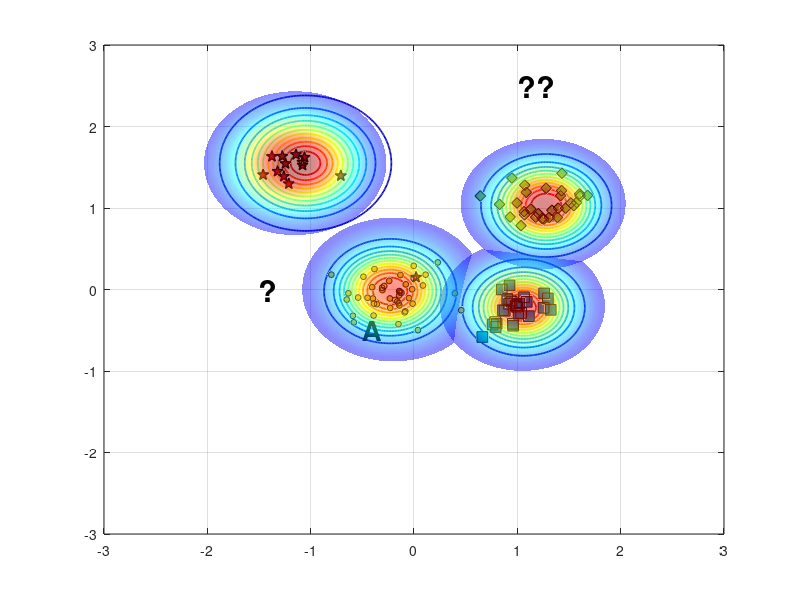

The MATLAB source for this figure: (Note: this script raises an error after producing the figure.)
%% Reproduce EVM-style demo figure (no toolboxes)
clear; close all; clc; rng(7);

% ---------- 1) 合成四类二维数据 ----------
% 类中心（大致对应图中位置）
C_star  = [-1.15  1.55];   % 红色星
C_diam  = [ 1.25  1.05];   % 绿色菱形
C_square= [ 1.05 -0.20];   % 蓝色方块
C_dot   = [-0.20  0.00];   % 蓝色小点（被 A 标注影响的那簇）

% 协方差（控制每簇形状）
S = @(sx,sy,rho)[sx^2 rho*sx*sy; rho*sx*sy sy^2];
Sig_star   = S(0.18,0.20, 0.05);
Sig_diam   = S(0.22,0.18,-0.10);
Sig_square = S(0.20,0.16, 0.05);
Sig_dot    = S(0.25,0.18, 0.00);

% 从高斯采样（不用 mvnrnd）
sample = @(N,mu,SIG) (randn(N,2)*chol(SIG,'lower') + mu);

X_star   = sample(12,C_star,   Sig_star);
X_diam   = sample(30,C_diam,   Sig_diam);
X_square = sample(28,C_square, Sig_square);
X_dot    = sample(45,C_dot,    Sig_dot);

% 加一个“离群星”靠近 A（见原图左中）
X_star = [X_star; 0.02 0.15];

% ---------- 2) 底面散点与样式 ----------
figure('Color','w','Position',[100,100,800,600]);
hold on; box on; grid on;
z0 = 0; % 所有散点都放在 z=0 的平面

% 确保按照绘制顺序叠放，便于把散点置顶
set(gca,'SortMethod','childorder');

h_star   = scatter3(X_star(:,1),  X_star(:,2),  z0+zeros(size(X_star,1),1),  70, ...
        'pentagram', 'filled', 'MarkerEdgeColor','k', 'MarkerFaceColor',[0.635294 0.0784314 0.184314], 'LineWidth',1.0); % 红色五角星 #A2142F
h_diam   = scatter3(X_diam(:,1),  X_diam(:,2),  z0+zeros(size(X_diam,1),1),  60, ...
        'd', 'filled', 'MarkerEdgeColor','k', 'MarkerFaceColor',[0.466667 0.674510 0.188235]); % 绿色菱形 #77AC30
h_square = scatter3(X_square(:,1),X_square(:,2),z0+zeros(size(X_square,1),1),60, ...
        's', 'filled', 'MarkerEdgeColor','k', 'MarkerFaceColor',[0 0.447059 0.741176]); % 蓝色正方形 #0072BD
h_dot    = scatter3(X_dot(:,1),   X_dot(:,2),   z0+zeros(size(X_dot,1),1),   18, ...
        'o', 'filled', 'MarkerEdgeColor','k', 'MarkerFaceColor',[0.929412 0.694118 0.125490]); % 黄色圆形 #EDB120


% ---------- 3) ψ-model 等值环（彩色同心） ----------
% 采用带形状参的径向函数 psi(r) = exp(-(r/s)^t)
psi = @(X,Y,cx,cy,s,t) exp( - ( sqrt((X-cx).^2 + (Y-cy).^2) ./ s ).^t );

% 选几处“极端向量/代表点”（包含 A 所在）
EV = [ -0.23 -0.02 ;   % A 对应蓝点极端向量
        1.06 -0.22 ;   % 蓝方块
        1.28  1.03 ;   % 绿菱形
       -1.05  1.55 ];  % 红星
scale = [0.42, 0.36, 0.40, 0.48];   % 各自 scale
shape = [2.6,  2.2,  2.4,  2.0];    % 各自 shape

% 网格
[xg,yg] = meshgrid(linspace(-3,3,400));
colormap(jet); caxis([0 1]);

% 等高线层级（红到蓝：高到低）
levels = linspace(1.0,0.05,12);

for k = 1:size(EV,1)
    Z = psi(xg,yg,EV(k,1),EV(k,2),scale(k),shape(k));
    [~, h] = contour(xg,yg,Z,levels);    % 直接画在底面，保持颜色映射
    set(h,'LineWidth',1.25);

    % 将等高线明确压到 z=0（兼容不同 MATLAB 版本）
    ch = get(h,'Children');
    for ic = 1:numel(ch)
        zd = get(ch(ic),'ZData');
        if ~isempty(zd)
            set(ch(ic),'ZData',zeros(size(zd))); % 强制贴在 z=0
        end
    end
end

% 标出 A 与问号
h_A = text(-0.5,-0.5,0,'A','FontWeight','bold','FontSize',20,'Color','k');
text( 1, 2.5,0,'??','FontWeight','bold','FontSize',22,'Color','k');
text( -1.5,0,0,'?','FontWeight','bold','FontSize',22,'Color','k');

% ---------- 4) 上方半透明“钟形面”（表示类支持/概率） ----------
% 用四个高斯穹顶，中心与各簇一致
gauss2 = @(X,Y,cx,cy,s) exp(-((X-cx).^2 + (Y-cy).^2)/(2*s^2));
tops  = {C_star, C_diam, C_square, C_dot};
sigT  = [0.42 0.38 0.38 0.42];   % 调大 sigma，使穹顶更集中
amp   = [1.05 0.95 0.90 0.85];

% 抬高穹顶，并缩小每个穹顶的覆盖范围（为每个穹顶使用局部网格）
zlift      = 0.22;   % 统一抬高量（不改变颜色映射）
spanFactor = 2.1;    % 每个穹顶半宽 = spanFactor * sigma（越小覆盖越小）
gridN      = 121;    % 局部网格分辨率
thetaN     = 181;    % 角向分辨率（圆形采样）

for i=1:4
    cx = tops{i}(1); cy = tops{i}(2);
    span = spanFactor * sigT(i);
    % 极坐标圆形采样
    rVec = linspace(0, span, gridN);
    thVec = linspace(0, 2*pi, thetaN);
    [Rg, Tg] = ndgrid(rVec, thVec);
    xgi = cx + Rg .* cos(Tg);
    ygi = cy + Rg .* sin(Tg);

    Zt = amp(i) * gauss2(xgi,ygi,cx,cy,sigT(i));
    % 用 Zt 作为颜色，Zt+zlift 作为高度，从而抬高且保留原色
    s1 = surf(xgi,ygi, Zt + zlift, Zt, 'EdgeColor','none', 'FaceAlpha',0.45);
end
shading interp; 
% camlight headlight; 
lighting gouraud;

% 将散点推到顶层
uistack([h_star h_diam h_square h_dot], 'top');
% 将A推到顶层
uistack(h_A, 'top');

% ---------- 5) 轴、视角与观感 ----------
xlim([-2 2]); ylim([-1 3]); zlim([0 1.25]); view(47,21);
axis vis3d; daspect([1 1 0.8]);
set(gca,'FontName','Times New Roman','FontSize',12,'LineWidth',1);
% xlabel('x'); ylabel('y'); zlabel('score / \psi');

% 网格和背景风格
grid on; 
% set(gca,'GridAlpha',0.2,'MinorGridAlpha',0.2);
